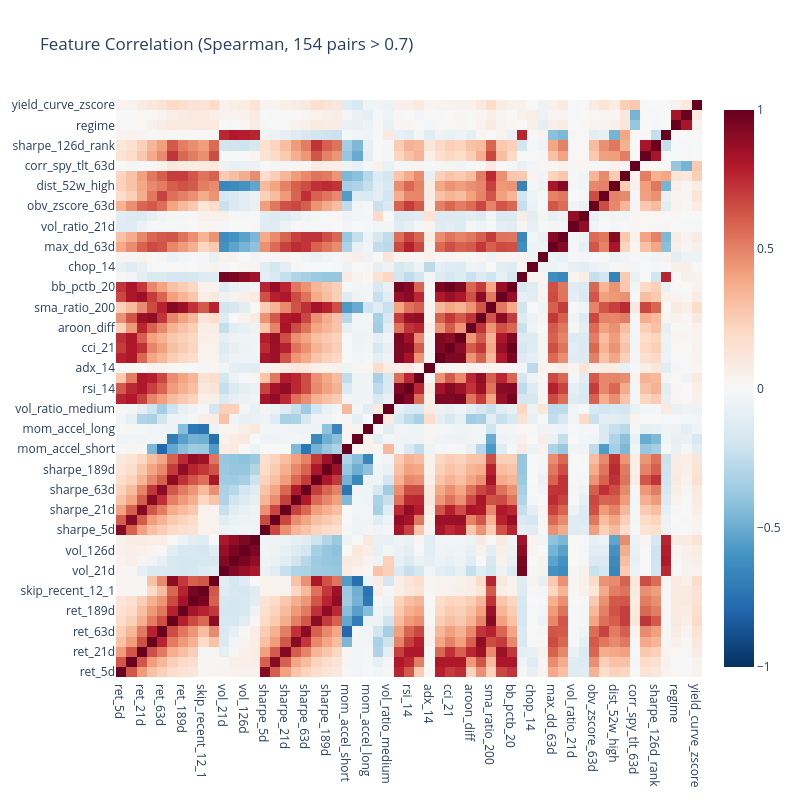

Write notebook code for a chart like this one.
### Markdown cell above
### Feature Correlation Heatmap

### Code cell
sample_df = features.filter(pl.col("timestamp").is_in(dates[::5]))
# Rank in polars (fast), then Pearson on ranks = Spearman
corr_matrix = (
    sample_df.select(feature_cols).select(pl.all().rank(method="average")).to_pandas().corr()
)

high_corr_pairs = [
    (f1, f2, corr_matrix.loc[f1, f2])
    for f1, f2 in itertools.combinations(feature_cols, 2)
    if abs(corr_matrix.loc[f1, f2]) > 0.7
]

fig_corr = go.Figure(
    go.Heatmap(
        z=corr_matrix.values,
        x=feature_cols,
        y=feature_cols,
        colorscale="RdBu_r",
        zmid=0,
        zmin=-1,
        zmax=1,
    )
)
fig_corr.update_layout(
    title=f"Feature Correlation (Spearman, {len(high_corr_pairs)} pairs > 0.7)",
    height=800,
    width=800,
)
fig_corr.show()

print(f"\nHigh-correlation pairs (|rho| > 0.7): {len(high_corr_pairs)}")
for f1, f2, rho in sorted(high_corr_pairs, key=lambda x: abs(x[2]), reverse=True)[:10]:
    print(f"  {f1} x {f2}: {rho:.3f}")

### Figure 1 — Plotly figure (JSON) as saved in the notebook; plotly's stock layout.template omitted (floating-point values rounded to 4 significant figures; data arrays with more than 128 entries replaced by an {"elided": "..."} marker saying what was removed)
{"data": [{"colorscale": [[0.0, "rgb(5,48,97)"], [0.1, "rgb(33,102,172)"], [0.2, "rgb(67,147,195)"], [0.3, "rgb(146,197,222)"], [0.4, "rgb(209,229,240)"], [0.5, "rgb(247,247,247)"], [0.6, "rgb(253,219,199)"], [0.7, "rgb(244,165,130)"], [0.8, "rgb(214,96,77)"], [0.9, "rgb(178,24,43)"], [1.0, "rgb(103,0,31)"]], "type": "heatmap", "x": ["ret_5d", "ret_10d", "ret_21d", "ret_42d", "ret_63d", "ret_126d", "ret_189d", "ret_252d", "skip_recent_12_1", "skip_recent_6_1", "vol_21d", "vol_63d", "vol_126d", "vol_252d", "sharpe_5d", "sharpe_10d", "sharpe_21d", "sharpe_42d", "sharpe_63d", "sharpe_126d", "sharpe_189d", "sharpe_252d", "mom_accel_short", "mom_accel_medium", "mom_accel_long", "vol_ratio_short", "vol_ratio_medium", "rsi_7", "rsi_14", "macd_line", "adx_14", "cci_14", "cci_21", "stoch_k", "aroon_diff", "sma_ratio_50", "sma_ratio_200", "ema_ratio_26", "bb_pctb_20", "natr_14", "chop_14", "hurst_100", "max_dd_63d", "max_dd_126d", "vol_ratio_21d", "vol_ratio_63d", "obv_zscore_63d", "pct_positive_63d", "dist_52w_high", "dist_52w_low", "corr_spy_tlt_63d", "ret_126d_rank", "sharpe_126d_rank", "vol_63d_rank", "regime", "yield_curve_slope", "yield_curve_zscore"], "y": ["ret_5d", "ret_10d", "ret_21d", "ret_42d", "ret_63d", "ret_126d", "ret_189d", "ret_252d", "skip_recent_12_1", "skip_recent_6_1", "vol_21d", "vol_63d", "vol_126d", "vol_252d", "sharpe_5d", "sharpe_10d", "sharpe_21d", "sharpe_42d", "sharpe_63d", "sharpe_126d", "sharpe_189d", "sharpe_252d", "mom_accel_short", "mom_accel_medium", "mom_accel_long", "vol_ratio_short", "vol_ratio_medium", "rsi_7", "rsi_14", "macd_line", "adx_14", "cci_14", "cci_21", "stoch_k", "aroon_diff", "sma_ratio_50", "sma_ratio_200", "ema_ratio_26", "bb_pctb_20", "natr_14", "chop_14", "hurst_100", "max_dd_63d", "max_dd_126d", "vol_ratio_21d", "vol_ratio_63d", "obv_zscore_63d", "pct_positive_63d", "dist_52w_high", "dist_52w_low", "corr_spy_tlt_63d", "ret_126d_rank", "sharpe_126d_rank", "vol_63d_rank", "regime", "yield_curve_slope", "yield_curve_zscore"], "z": {"elided": "57x57 float values"}, "zmax": 1, "zmid": 0, "zmin": -1}], "layout": {"height": 800, "title": {"text": "Feature Correlation (Spearman, 154 pairs > 0.7)"}, "width": 800}}
